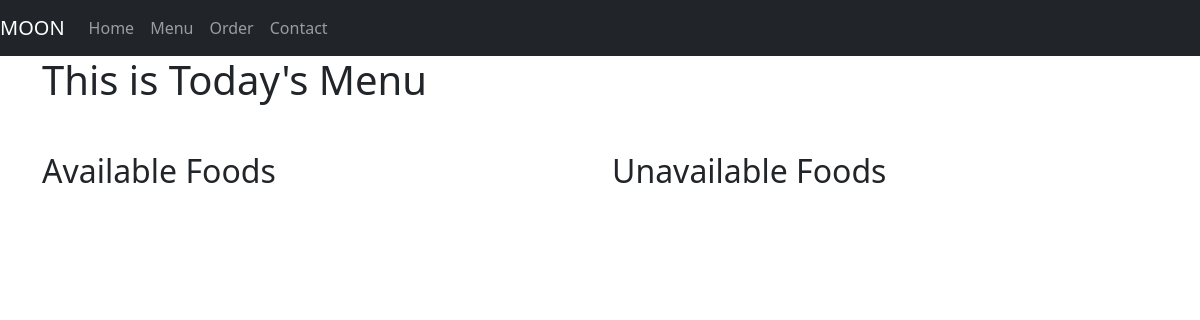
The app's page /menu/, older data.
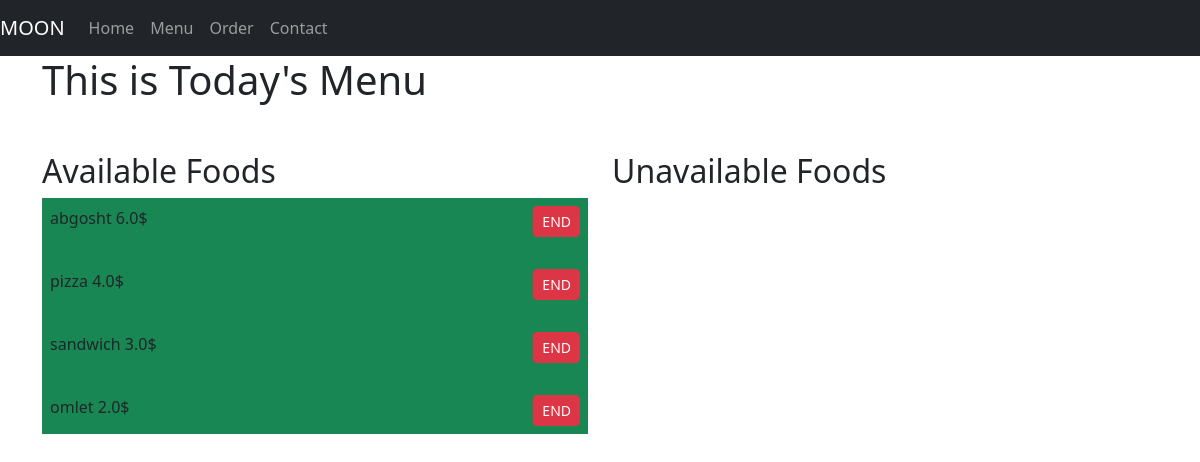
The same page, newer data.
### home/models.py (models this page shows)
class Menu(models.Model):
    name = models.CharField(max_length = 40)
    price = models.FloatField()
    detail = models.TextField(blank=True)
    state = models.BooleanField(default=False)
    quantity = models.IntegerField()

### home/views.py (the view)
# urls.py: path('menu/', views.menu , name = 'menu'),
def menu(request):
    MenuItems = Menu.objects.all()
    return render(request, 'menu.html', {'menuItems': MenuItems})

### templates/menu.html (shortened to what this page needs)
{% extends 'base.html' %}
{% block content %}
<div class="container">
    <h1 class="mb-5">This is Today's Menu</h1>
    <div class="row d-flex ">
        <div class="col-md-6">
            <h2>Available Foods</h2>
            <div class="box available-foods bg-success">
                {% for item in menuItems %}
                {% if item.state == True %}
                <div class="box d-flex justify-content-between mb-3 p-2 ">
                    {{item.name}}
                    {{item.price}}$
                    <a href="{% url 'end' item.id %}"><button class="btn btn-sm btn-danger">END</button></a>
                </div>
                {% endif %}
                {% endfor %}
            </div>
        </div>
        <div class="col-md-6">
            <h2>Unavailable Foods</h2>
        </div>
    </div>
    {% endblock %}

Row changes from the older to the newer data that the page shows:
added Menu: name "abgosht", price "6.0"
added Menu: name "pizza", price "4.0"
added Menu: name "sandwich", price "3.0"
added Menu: name "omlet", price "2.0"
